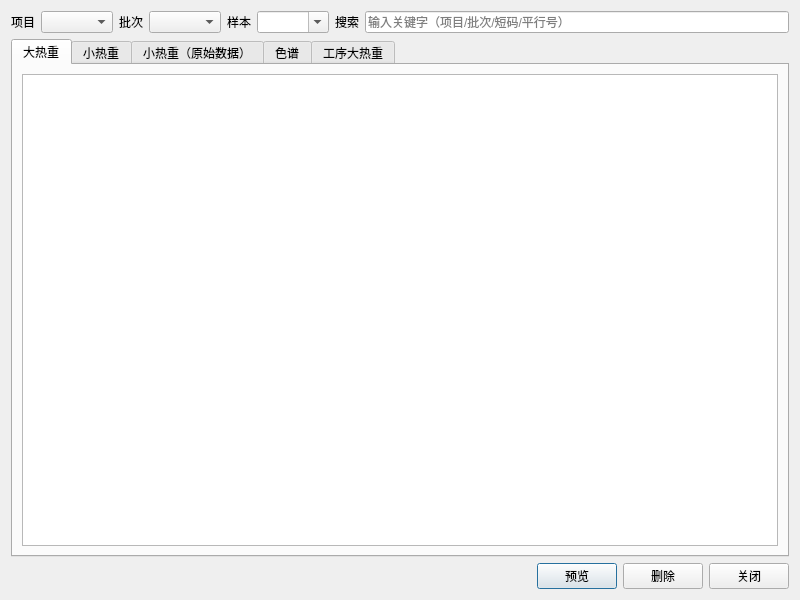
<?xml version="1.0" encoding="UTF-8"?>
<ui version="4.0">
 <class>SampleListDialog</class>
 <widget class="QDialog" name="SampleListDialog">
  <property name="geometry">
   <rect>
    <x>0</x>
    <y>0</y>
    <width>800</width>
    <height>600</height>
   </rect>
  </property>
  <property name="windowTitle">
   <string>样本列表</string>
  </property>
 <layout class="QVBoxLayout" name="verticalLayout">
   <item>
    <layout class="QGridLayout" name="filterLayout">
     <item row="0" column="0">
      <widget class="QLabel" name="projectLabel">
       <property name="text">
        <string>项目</string>
       </property>
      </widget>
     </item>
     <item row="0" column="1">
      <widget class="QComboBox" name="projectCombo"/>
     </item>
     <item row="0" column="2">
      <widget class="QLabel" name="batchLabel">
       <property name="text">
        <string>批次</string>
       </property>
      </widget>
     </item>
     <item row="0" column="3">
      <widget class="QComboBox" name="batchCombo"/>
     </item>
     <item row="0" column="4">
      <widget class="QLabel" name="sampleLabel">
       <property name="text">
        <string>样本</string>
       </property>
      </widget>
     </item>
     <item row="0" column="5">
      <widget class="QComboBox" name="sampleCombo">
       <property name="editable">
        <bool>true</bool>
       </property>
      </widget>
     </item>
     <item row="0" column="6">
      <widget class="QLabel" name="searchLabel">
       <property name="text">
        <string>搜索</string>
       </property>
      </widget>
     </item>
     <item row="0" column="7">
      <widget class="QLineEdit" name="searchEdit">
       <property name="placeholderText">
        <string>输入关键字（项目/批次/短码/平行号）</string>
       </property>
      </widget>
     </item>
    </layout>
   </item>
   <item>
    <widget class="QTabWidget" name="tabWidget">
     <property name="currentIndex">
      <number>0</number>
     </property>
     <widget class="QWidget" name="bigTab">
      <attribute name="title">
       <string>大热重</string>
      </attribute>
      <layout class="QVBoxLayout" name="bigLayout">
       <item>
        <widget class="QTableView" name="bigTableView"/>
       </item>
      </layout>
     </widget>
    <widget class="QWidget" name="smallTab">
     <attribute name="title">
      <string>小热重</string>
     </attribute>
     <layout class="QVBoxLayout" name="smallLayout">
      <item>
       <widget class="QTableView" name="smallTableView"/>
      </item>
     </layout>
    </widget>
    <widget class="QWidget" name="smallRawTab">
     <attribute name="title">
      <string>小热重（原始数据）</string>
     </attribute>
     <layout class="QVBoxLayout" name="smallRawLayout">
      <item>
       <widget class="QTableView" name="smallRawTableView"/>
      </item>
     </layout>
    </widget>
    <widget class="QWidget" name="chromTab">
     <attribute name="title">
      <string>色谱</string>
     </attribute>
      <layout class="QVBoxLayout" name="chromLayout">
       <item>
        <widget class="QTableView" name="chromTableView"/>
       </item>
      </layout>
     </widget>
     <widget class="QWidget" name="processBigTab">
      <attribute name="title">
       <string>工序大热重</string>
      </attribute>
      <layout class="QVBoxLayout" name="processBigLayout">
       <item>
        <widget class="QTableView" name="processBigTableView"/>
       </item>
      </layout>
     </widget>
    </widget>
   </item>
   <item>
    <layout class="QHBoxLayout" name="buttonLayout">
     <item>
      <spacer name="horizontalSpacer">
       <property name="orientation">
        <enum>Qt::Horizontal</enum>
       </property>
       <property name="sizeHint" stdset="0">
        <size>
         <width>40</width>
         <height>20</height>
        </size>
       </property>
      </spacer>
     </item>
     <item>
      <widget class="QPushButton" name="previewButton">
       <property name="text">
        <string>预览</string>
       </property>
      </widget>
     </item>
     <item>
      <widget class="QPushButton" name="deleteButton">
       <property name="text">
        <string>删除</string>
       </property>
      </widget>
     </item>
     <item>
      <widget class="QPushButton" name="closeButton">
       <property name="text">
        <string>关闭</string>
       </property>
      </widget>
     </item>
    </layout>
   </item>
  </layout>
 </widget>
 <resources/>
 <connections>
  <connection>
   <sender>closeButton</sender>
   <signal>clicked()</signal>
   <receiver>SampleListDialog</receiver>
   <slot>accept()</slot>
   <hints>
    <hint type="sourcelabel">
     <x>750</x>
     <y>530</y>
    </hint>
    <hint type="destinationlabel">
     <x>400</x>
     <y>300</y>
    </hint>
   </hints>
  </connection>
 </connections>
</ui>
